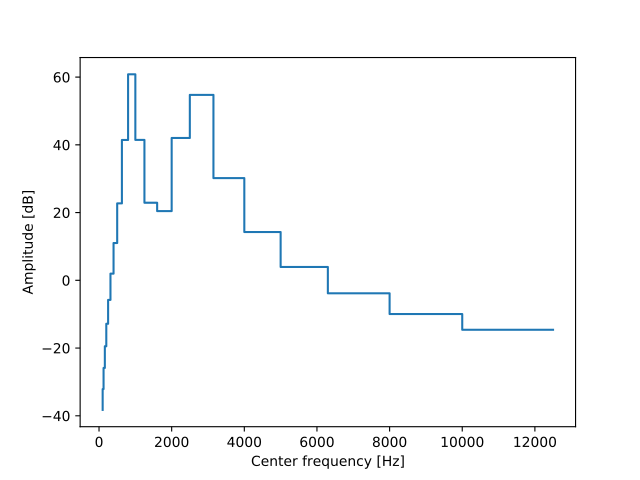

Write Python code to recreate this figure.
from mosqito.sound_level_meter import comp_spectrum, noct_synthesis
from mosqito.utils import amp2db
import matplotlib.pyplot as plt
import numpy as np
f=1000
fs=48000
d=0.2
dB=60
time = np.arange(0, d, 1/fs)
stimulus = np.sin(2 * np.pi * f * time) + 0.5 * np.sin(6 * np.pi * f * time)
rms = np.sqrt(np.mean(np.power(stimulus, 2)))
ampl = 0.00002 * np.power(10, dB / 20) / rms
stimulus = stimulus * ampl
spec, freqs = comp_spectrum(stimulus, fs, db=False)
spec_3, freq_axis = noct_synthesis(spec, freqs, fmin=90, fmax=14000)
spec_3db = amp2db(spec_3, ref=2e-5)
plt.step(freq_axis, spec_3db)
plt.xlabel("Center frequency [Hz]")
plt.ylabel("Amplitude [dB]")
